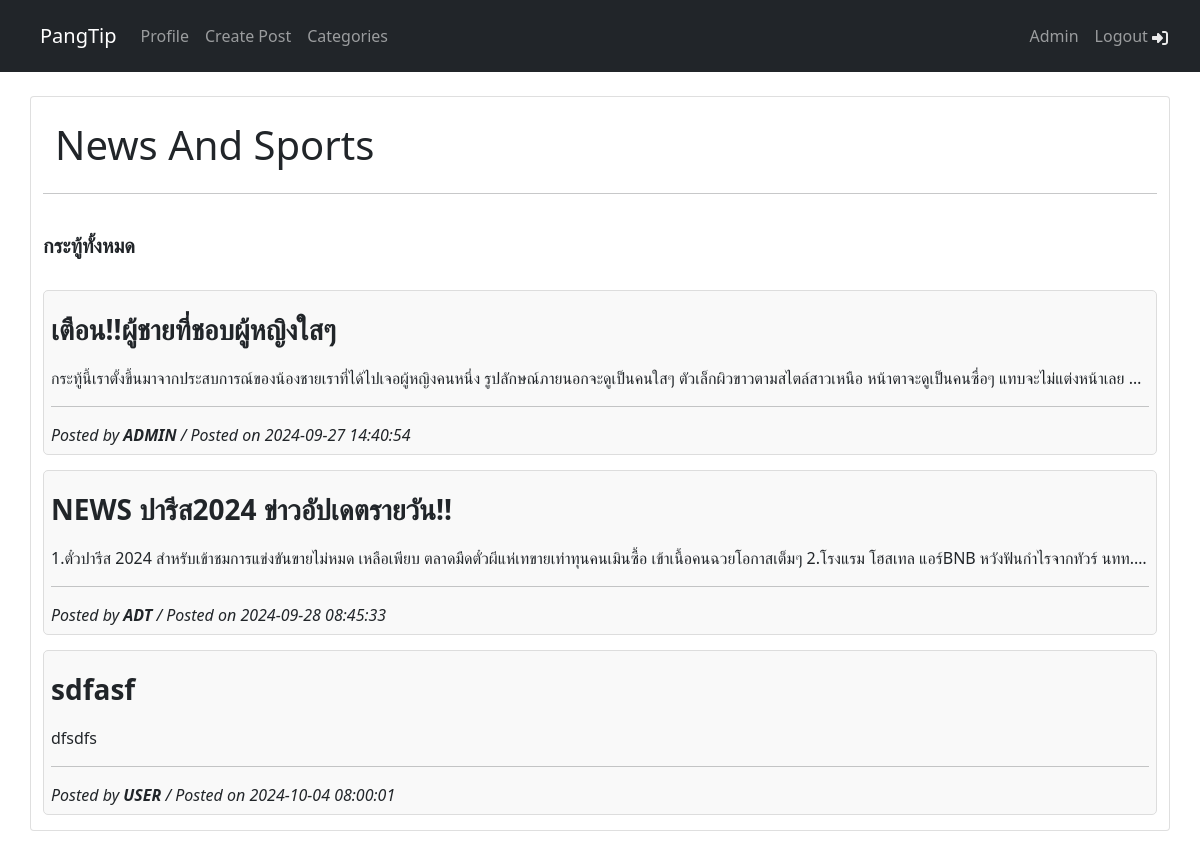
The page /c_news.php (signed in) on the database its author committed.
### tables this page shows
CREATE TABLE `posts` (
  `post_id` int NOT NULL,
  `category_id` int NOT NULL,
  `user_id` int NOT NULL,
  `post_title` varchar(255) NOT NULL,
  `post_content` text NOT NULL,
  `post_time` timestamp NULL DEFAULT CURRENT_TIMESTAMP
);

CREATE TABLE `users` (
  `user_id` int NOT NULL,
  `firstname` varchar(255) NOT NULL,
  `lastname` varchar(255) NOT NULL,
  `email` varchar(255) NOT NULL,
  `password` varchar(255) NOT NULL,
  `urole` varchar(255) NOT NULL,
  `created_at` timestamp NOT NULL DEFAULT CURRENT_TIMESTAMP
);

### c_news.php (the view, shortened to what this page needs)
<?php
    require 'req/navbar.php';
?>
<!DOCTYPE html>
<html lang="en">
<head>
    <link href="https://cdn.jsdelivr.net/npm/bootstrap@5.0.2/dist/css/bootstrap.min.css" rel="stylesheet">
    <link rel="stylesheet" href="css/style.css">
</head>
<body>
<div class="container card mt-4 mb-5">
    <div class="container mt-4">
      <h1>News And Sports</h1>
    </div>
    <hr>
    <div class="row row-cols-1 row-cols-md-2 g-3 mt-2 mb-4">
        <div class="col">
             <h5 class="card-title"><b>กระทู้ทั้งหมด</b></h5>
        </div>
    </div>
    <?php
        $check_data = $conn->prepare("SELECT users.user_id, users.firstname, posts.post_id, posts.post_title, posts.post_content, posts.post_time, posts.category_id
                                        FROM users
                                        INNER JOIN posts ON users.user_id = posts.user_id
                                        WHERE posts.category_id = :category_id");
        $cat = 1;
        $check_data->bindParam(":category_id", $cat );
        $check_data->execute();
    ?>
    <?php while($row = $check_data->fetch(PDO::FETCH_ASSOC)): ?>
            <div style="border: 1px solid #ddd; padding: 7px; margin-bottom: 15px; border-radius: 5px; background-color: #f9f9f9;">
            <a href="postDetail.php?post_id=<?=$row['post_id']?>" class="text-decoration-none text-dark" >
            <div style="margin-top: 10px; font-size: 28px; white-space: nowrap; overflow: hidden; text-overflow: ellipsis;">
                <b><?= htmlspecialchars($row['post_title']) ?></b></div>
            <div class="mt-3 mb-3" style="font-size: 16px; white-space: nowrap; overflow: hidden; text-overflow: ellipsis;">
            <?= htmlspecialchars($row['post_content']) ?></div><hr>
            <div class="mt-2 fdate" style="font-size: 16px;">Posted by <b><?= htmlspecialchars($row['firstname']) ?></b>  / Posted on <?= htmlspecialchars($row['post_time']) ?>
            </div></a>
            </div>
    <?php endwhile; ?>
</body>
</html>

### css/style.css (style rules this page uses)
.fdate { font-size: 12px; font-style: italic; }

### rows shown on the page
posts: post_title "เตือน!!ผู้ชายที่ชอบผู้หญิงใสๆ", post_content "กระทู้นี้เราตั้งขึ้นมาจากประสบการณ์ของน้องชายเราที่ได้ไปเจอผู้หญิงคนหนึ่ง รูปลักษณ์ภายนอกจะดูเป็นคนใสๆ ตัวเล็กผิวขาวตามสไตล์สาวเหนือ หน้าตาจะดูเป็นคนซื่อๆ แทบจะไม่แต่งหน้าเลย…", user.firstname "ADMIN", post_time "2024-09-27 14:40:54"
posts: post_title "NEWS ปารีส2024 ข่าวอัปเดตรายวัน!!", post_content "1.ตั๋วปารีส 2024 สำหรับเข้าชมการแข่งขันขายไม่หมด เหลือเพียบ ตลาดมืดตั๋วผีแห่เทขายเท่าทุนคนเมินซื้อ เข้าเนื้อคนฉวยโอกาสเต็มๆ 2.โรงแรม โฮสเทล แอร์BNB หวังฟันกำไรจากทัวร์ นทท.…", user.firstname "ADT", post_time "2024-09-28 08:45:33"
posts: post_title "sdfasf", post_content "dfsdfs", user.firstname "USER", post_time "2024-10-04 08:00:01"
